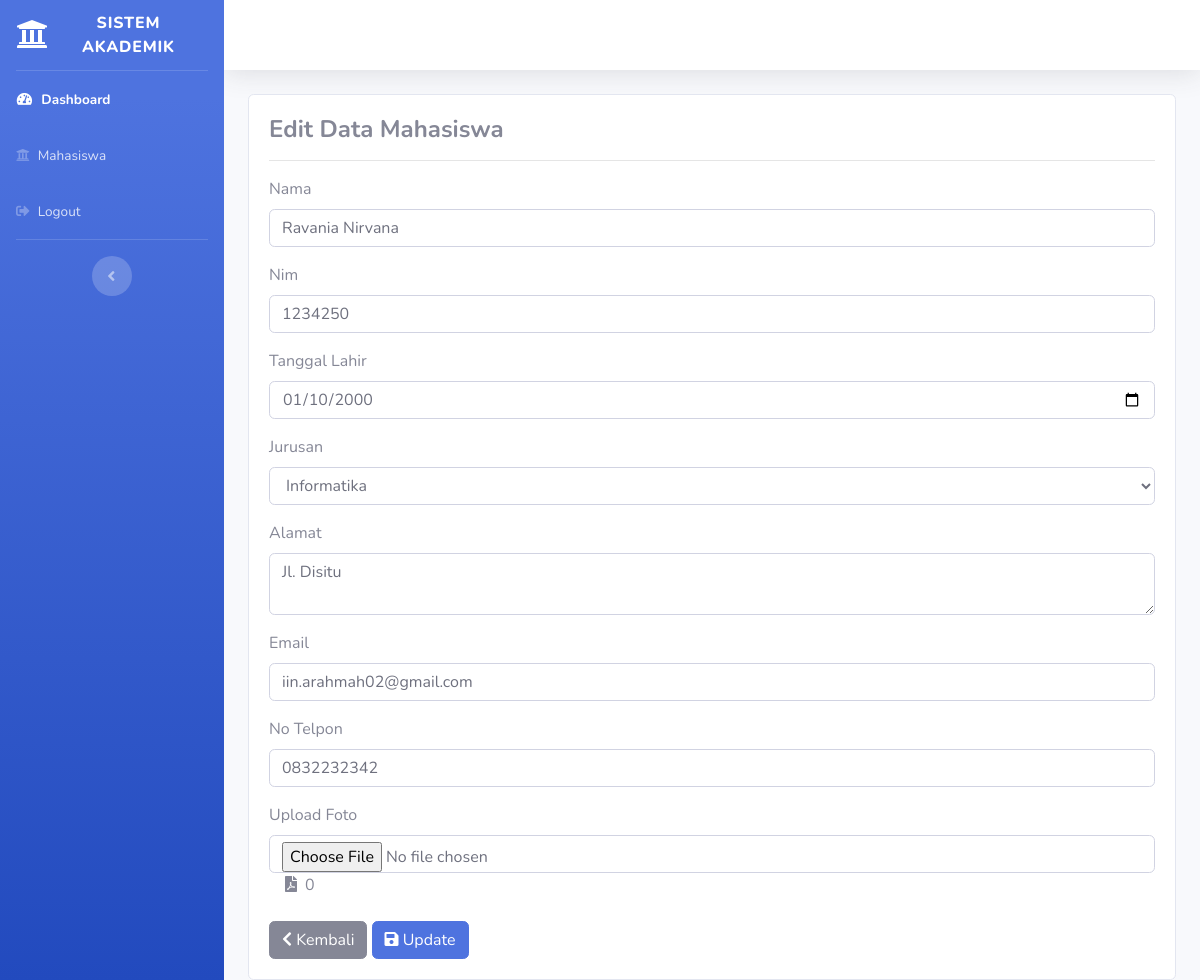
/administrator/mahasiswa/edit/4, run on an earlier commit of the app's database.
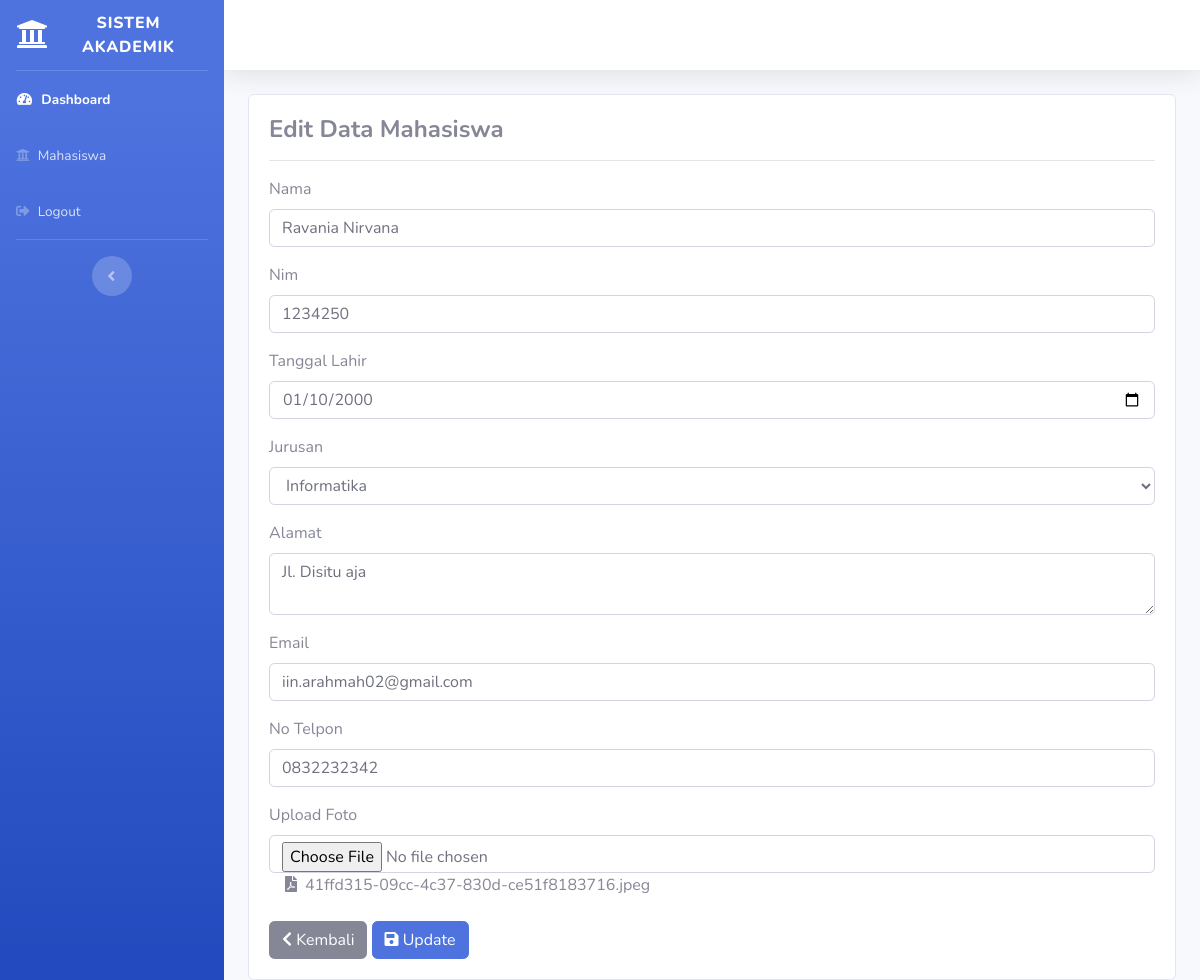
And on a later commit of the database.
### tables this page shows
CREATE TABLE `tb_mahasiswa` (
  `id` int(11) NOT NULL,
  `nama` varchar(120) NOT NULL,
  `nim` int(8) NOT NULL,
  `tgl_lahir` date NOT NULL,
  `jurusan` varchar(50) NOT NULL,
  `alamat` varchar(100) NOT NULL,
  `email` varchar(50) NOT NULL,
  `no_telp` varchar(20) NOT NULL,
  `foto` varchar(500) NOT NULL
);

### application/controllers/administrator/Mahasiswa.php (called while the page is built, shortened)
<?php defined('BASEPATH') or die('No direct script access allowed');
class Mahasiswa extends CI_Controller
{
    public function edit($id)
    {
        $where = array('id' => $id);
        $data['mahasiswa'] = $this->M_mahasiswa->edit_data($where, 'tb_mahasiswa')->result();
        $this->load->view('template_administrator/header');
        $this->load->view('template_administrator/sidebar');
        $this->load->view('administrator/edit_mahasiswa', $data);
        $this->load->view('template_administrator/footer');
    }
}

### index.php (called while the page is built, shortened)
<?php
require_once BASEPATH.'core/CodeIgniter.php';

### application/models/M_mahasiswa.php (called while the page is built, shortened)
<?php
class M_mahasiswa extends CI_Model
{
    public function edit_data($where, $table)
    {
        return $this->db->get_where($table, $where);
    }
}

### application/views/administrator/edit_mahasiswa.php (the view, shortened to what this page needs)
<div class="content-wrapper">
    <div class="container-fluid">
        <section class="content">
            <div class="card">
                <div class="card-body">
                    <h4><strong>Edit Data Mahasiswa</strong></h4>
                    <hr>
                    <?php
                    foreach ($mahasiswa as $row) { ?>
                        <?php echo form_open_multipart('administrator/Mahasiswa/update/'); ?>
                        <div class="form-group">
                            <label>Nama</label>
                            <input type="text" name="nama" value="<?php echo $row->nama ?>" class="form-control">
                        </div>
                        <div class="form-group">
                            <label>Nim</label>
                            <input type="text" name="nim" value="<?php echo $row->nim ?>" class="form-control">
                        </div>
                        <div class="form-group">
                            <label>Tanggal Lahir</label>
                            <input type="date" name="tgl_lahir" value="<?php echo $row->tgl_lahir ?>" class="form-control">
                        </div>
                        <div class="form-group">
                            <label>Jurusan</label>
                            <select class="form-control" name="jurusan">
                                <option value="Informatika" <?php if ($row->jurusan == "Informatika") {
                                                                echo "selected=\"selected\"";
                                                            } ?>>
                                    Informatika</option>
                            </select>
                        </div>
                        <div class="form-group">
                            <label>Alamat</label>
                            <textarea class="form-control" name="alamat" cols="20"><?php echo $row->alamat ?></textarea>
                        </div>
                        <div class=" form-group">
                            <label>Email</label>
                            <input type="text" name="email" class="form-control" value="<?php echo $row->email ?>">
                        </div>
                        <div class=" form-group">
                            <label> No Telpon</label>
                            <input type="text" name="no_telp" class="form-control" value="<?php echo $row->no_telp ?>">
                        </div>
                        <div class="form-group">
                            <label>Upload Foto</label>
                            <input type="file" name="foto" class="form-control">
                            <label class="ml-3"><i class="fas fa-file-pdf mr-2"></i><?php echo $row->foto ?></label>
                        </div>
                        <a href="<?php echo base_url() . 'administrator/mahasiswa/index' ?>" class="btn btn-secondary"><i class="fas fa-chevron-left"></i> Kembali</a>
                        <button type="submit" class="btn btn-primary"><i class="fas fa-save"></i> Update</button>
                        <?php echo form_close(); ?>
                    <?php } ?>
                </div>
            </div>
        </section>
    </div>
</div>

What changed in the data, as far as the page shows it:
changed tb_mahasiswa "Ravania Nirvana": alamat "Jl. Disitu" → "Jl. Disitu aja"; foto "0" → "41ffd315-09cc-4c37-830d-ce51f8183716.jpeg"
